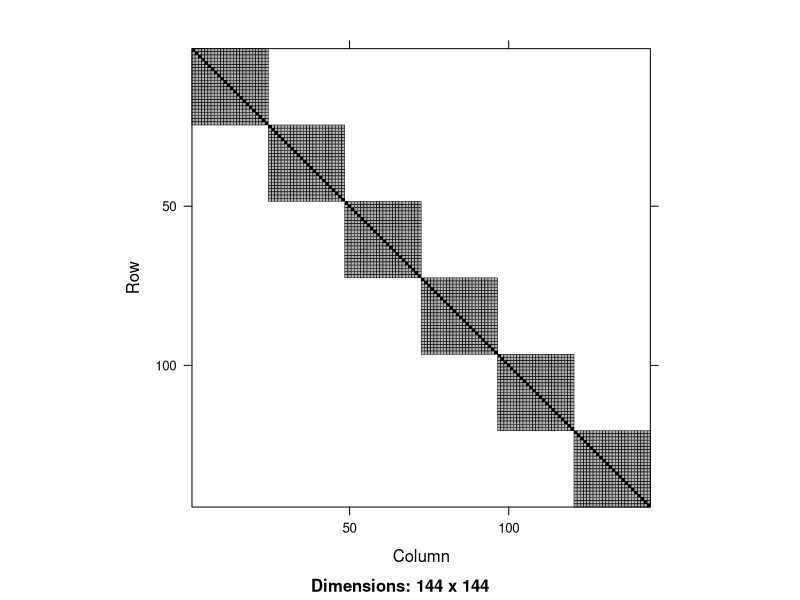
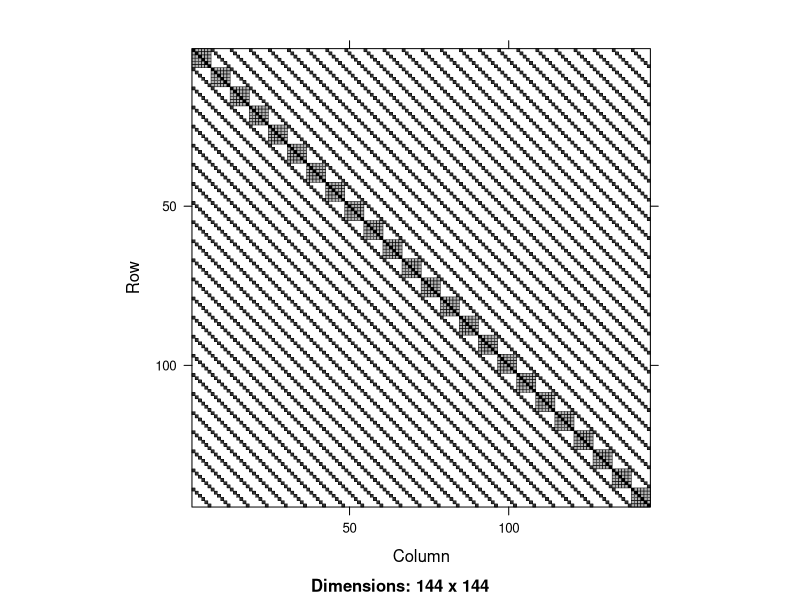
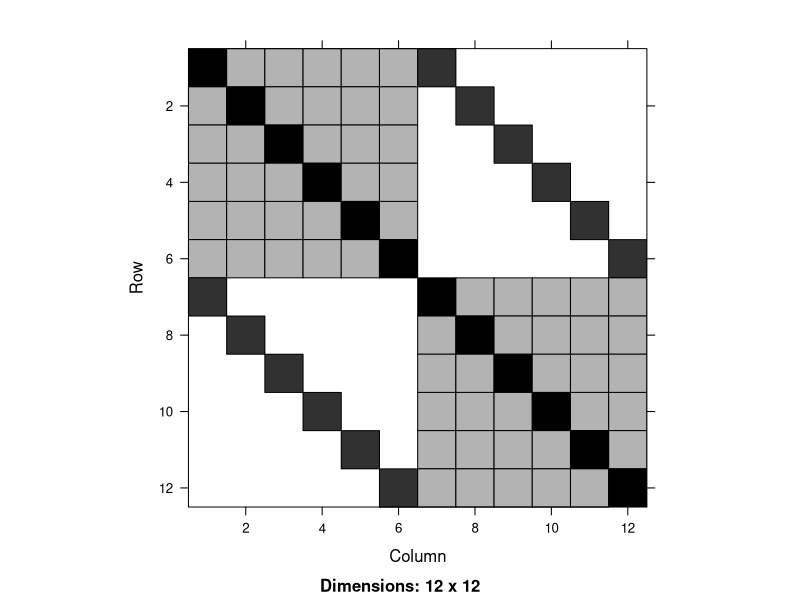
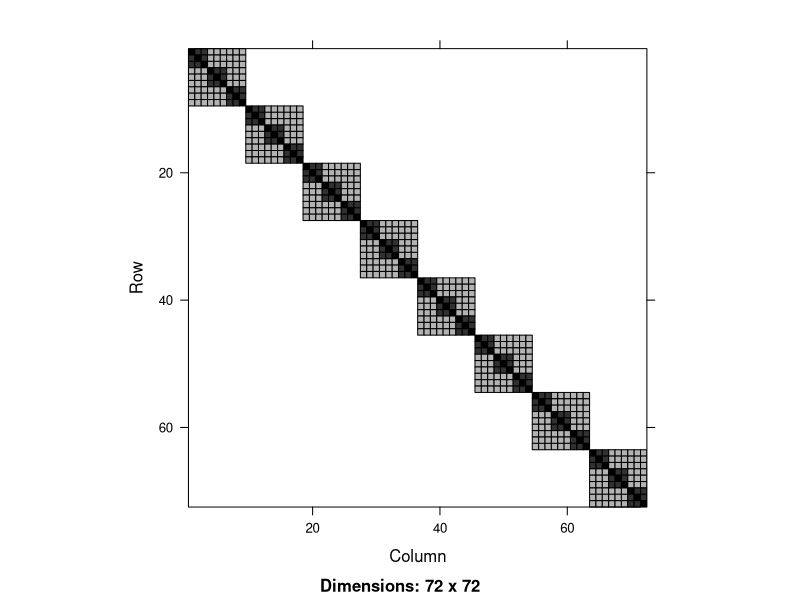
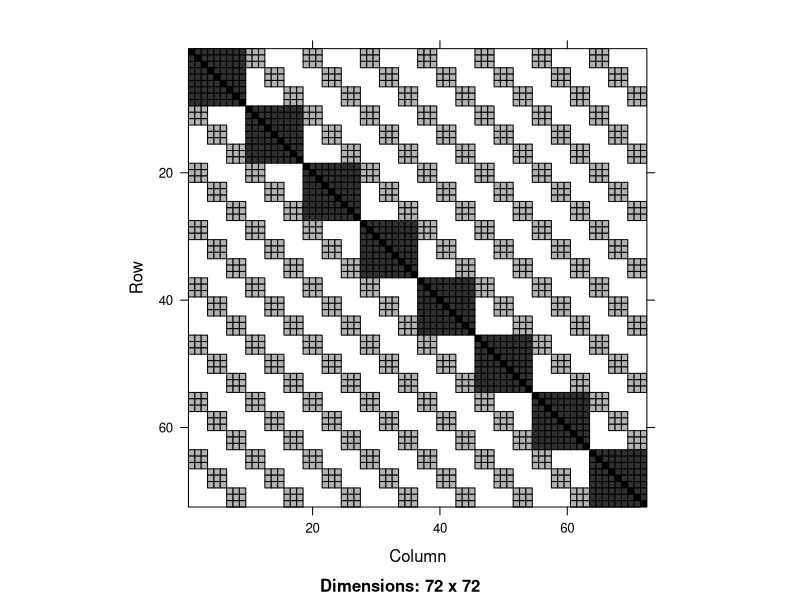
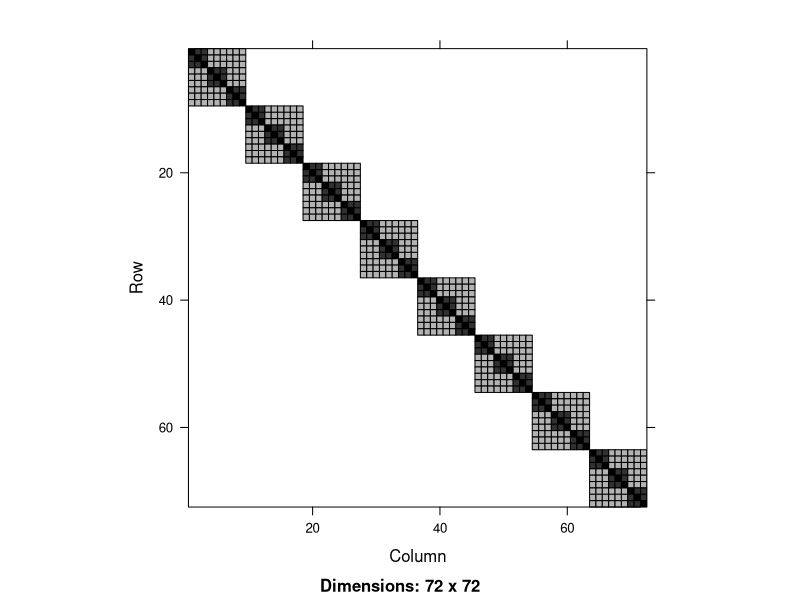

The R source for these figures, in order:
## ---- chunk 1
knitr::opts_chunk$set(echo = TRUE)
library(tidyverse)
## ---- chunk 2
rescov <- function(model, data) {
  var.d <- crossprod(getME(model,"Lambdat"))
  Zt <- getME(model,"Zt")
  vr <- sigma(model)^2
  var.b <- vr*(t(Zt) %*% var.d %*% Zt)
  sI <- vr * Diagonal(nrow(data))
  var.y <- var.b + sI
  invisible(var.y)
}
## ---- chunk 3
library(lme4)
data(Penicillin)
head(Penicillin, 10)
## ---- chunk 4
mod1 <- lmer(diameter ~ 1 + (1 | sample), data = Penicillin %>% arrange(sample))
rc1 <- rescov(mod1, Penicillin)
image(rc1)
## ---- chunk 5
mod2 <- lmer(diameter ~ 1 + (1 | sample) + (1 | plate), data = Penicillin)
rc2 <- rescov(mod2, Penicillin)
image(rc2)
## ---- chunk 6
image(rc2[1:12, 1:12])
## ---- chunk 7
head(Penicillin, 12)
## ---- chunk 8
data(Oxide, package = "nlme")
head(Oxide, 12)
## ---- chunk 9
mod3 <- lmer(Thickness ~ 1 + (1|Lot/Wafer), data = Oxide)
rc3 <- rescov(mod3, Oxide)
image(rc3)
## ---- chunk 10
mod3b <- lmer(Thickness ~ 1 + (1|Lot) + (1|Wafer), data = Oxide)
rc3b <- rescov(mod3b, Oxide)
image(rc3b)
## ---- chunk 11
Oxide <- mutate(Oxide, Wafer2 = as.numeric(paste0(Lot, Wafer)))
head(Oxide, 12)
## ---- chunk 12
mod4 <- lmer(Thickness ~ 1 + (1|Lot/Wafer2), data = Oxide)
summary(mod3)
summary(mod4)
## ---- chunk 13
mod4b <- lmer(Thickness ~ 1 + (1|Lot) + (1|Wafer2), data = Oxide)
summary(mod4b)
rc4b <- rescov(mod4b, Oxide)
image(rc4b)
